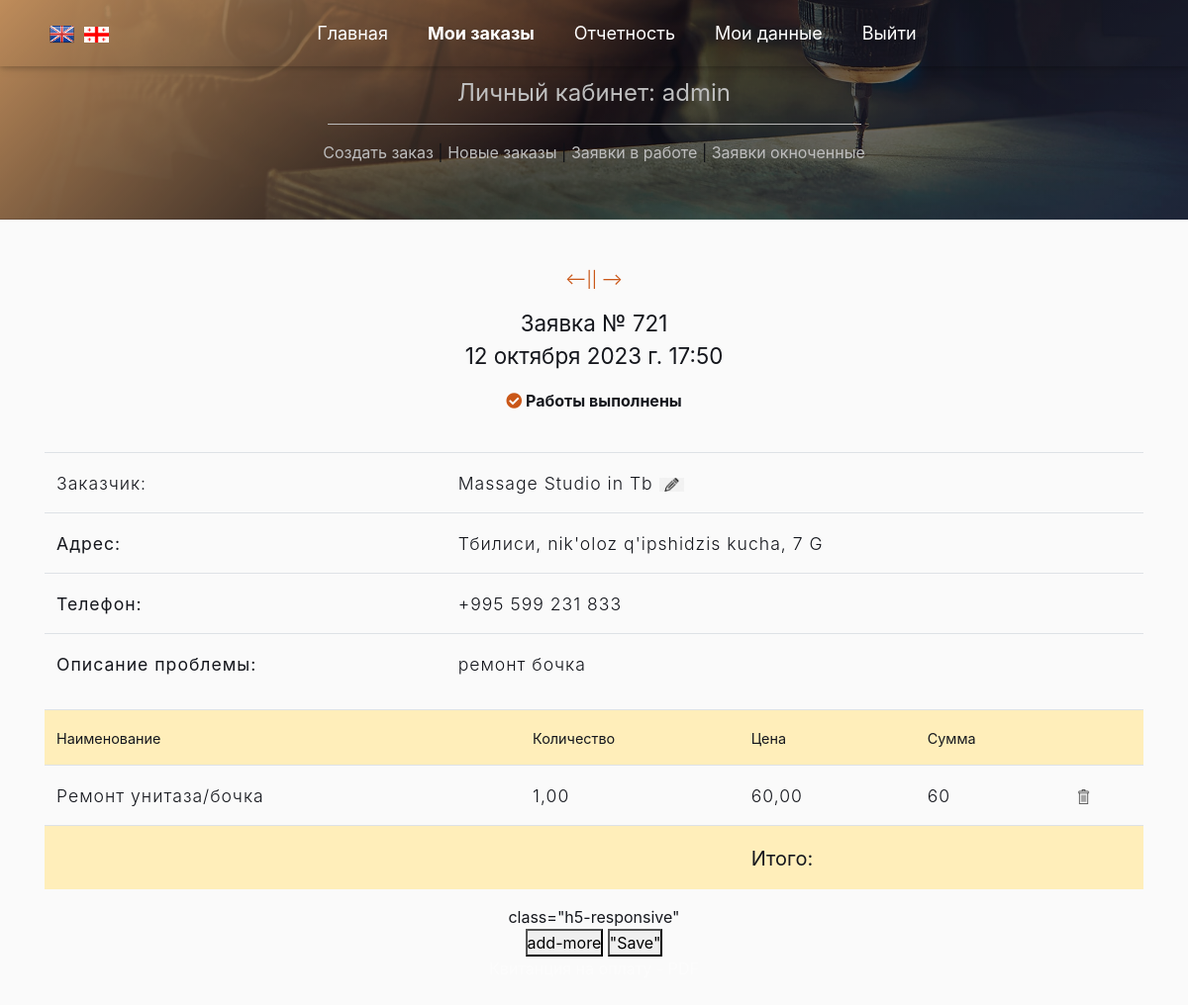
Page /list_order/721 (signed in) on the earlier database version.
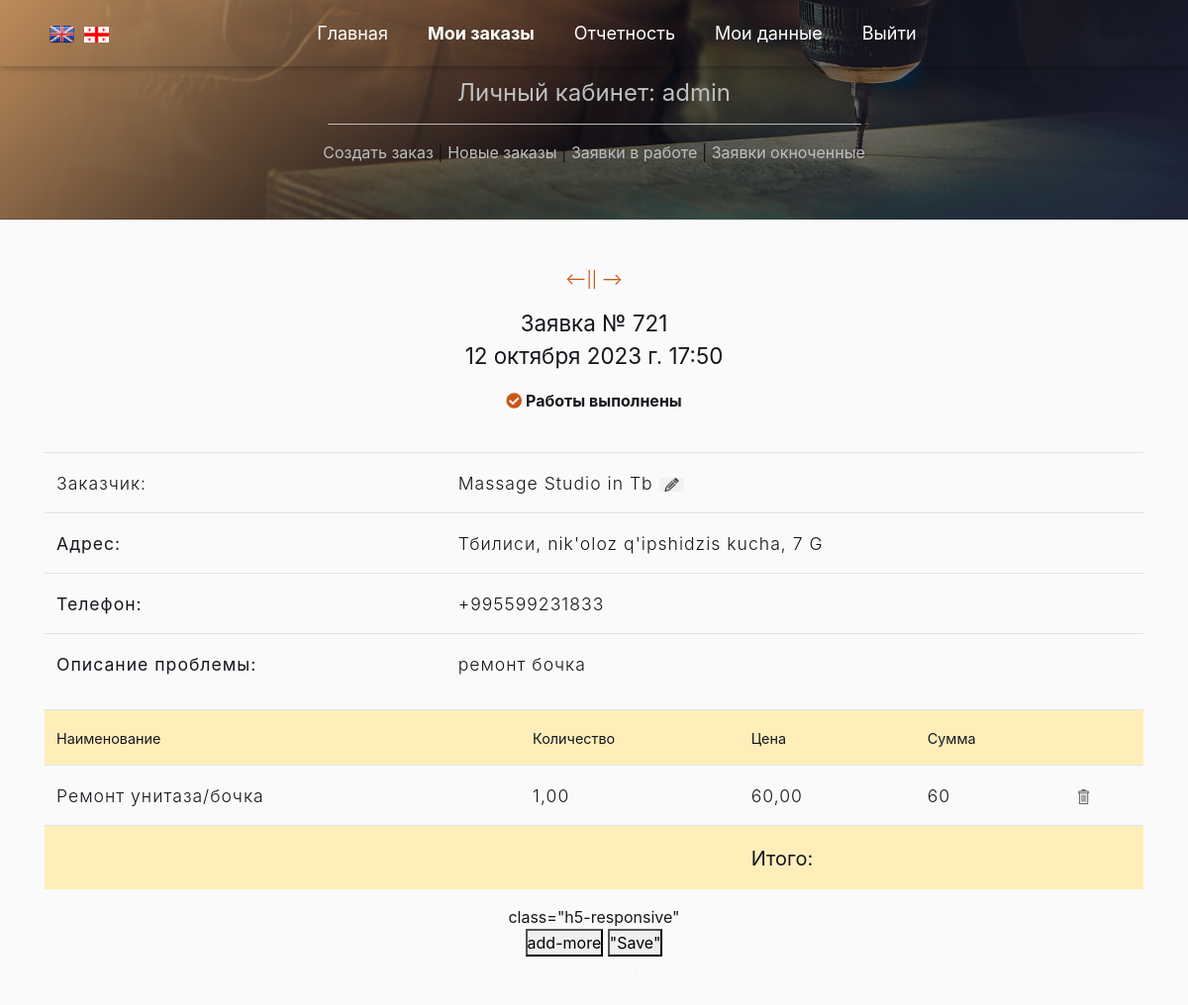
Same page on the later database version.
### app_site/models.py (models this page shows)
class OrderList(models.Model):
    time_in = models.DateTimeField(auto_now_add=True, verbose_name='Дата заказа')
    time_out = models.DateTimeField(null=True, blank=True, verbose_name='Дата выполнения')
    repairer_id = models.ForeignKey(User, on_delete=models.SET_NULL, null=True, blank=True,
                                    verbose_name='Мастер', default='', )
    price = models.DecimalField(decimal_places=2, max_digits=7, null=True, blank=True, verbose_name='Стоимость работ')
    text_order = models.CharField(max_length=1500, verbose_name='Описание проблемы', blank=True, null=True)
    customer_name = models.CharField(max_length=50, verbose_name='Ваше имя')
    customer_phone = models.CharField(max_length=16, verbose_name='Номер телефона')
    customer_telegram = models.CharField(max_length=26, verbose_name='Телеграм', blank=True, null=True)
    customer_code = models.CharField(max_length=16, verbose_name='Код организации', blank=True, null=True)
    address_city = models.CharField(max_length=2, choices=CITY_CHOICES, default='TB', null=True, blank=True,
                                    verbose_name='Город')
    order_status = models.CharField(max_length=3, choices=ORDER_STATUS, default='BEG', null=True, blank=True,
                                    verbose_name='Статус заказа')
    address_street_app = models.CharField(max_length=150, verbose_name='Улица', null=True, blank=True)
    address_num = models.CharField(max_length=10, verbose_name='Номер дома', null=True, blank=True)
    services = models.ManyToManyField('Service', through='Invoice')
    class Meta:
        verbose_name = 'Список заказов'
        verbose_name_plural = 'Список заказов'

### app_site/views.py (the view, shortened to what this page needs)
# urls.py: path('list_order/<int:pk>', InvoiceCreate.as_view(), name='invoice'),
class InvoiceCreate(LoginRequiredMixin, DetailView):
    model = OrderList
    context_object_name = 'info'
    template_name = 'invoice.html'
    def get_context_data(self, **kwargs):
        context = super().get_context_data()
        context['invoice'] = Invoice.objects\
                                    .filter(order_id=self.object.pk)\
                                    .select_related('service_id')\
                                    .defer('service_id__type')\
                                    .annotate(amount=F('price') * F('quantity'))
        InvoiceFormSet = modelformset_factory(Invoice, form=InvoiceForm, extra=0)
        formset = InvoiceFormSet(queryset=Invoice.objects.none())
        context['form'] = formset
        context['type_work'] = WORK_CHOICES
        context['next'] = OrderList.objects.filter(pk__gt=self.object.pk).values('pk').first()
        context['prev'] = OrderList.objects.filter(pk__lt=self.object.pk).order_by('-pk').values('pk').first()
        return context

### app_site/models.py (called while the page is built)
    def __str__(self):
        return f"{self.name}"

### app_site/templatetags/custom_filters.py (called while the page is built)
@register.filter()
def choice_tag(value, A):
    try:
        if A == 'city':
            a = dict(CITY_CHOICES)
        elif A == 'status_order':
            a = dict(ORDER_STATUS)
        elif A == 'month':
            a = dict(MONTH)
        elif A == 'work_type':
            a = dict(WORK_CHOICES)
        return f'{a[value]}'
    except KeyError:
        return f''

### templates/invoice.html (shortened to what this page needs)
{% extends 'flatpages/default_user.html' %}
{% load custom_filters %}
{% load custom_tags %}
{% block body %}
{% if prev.pk %}
<p align="center" class="mycolor">
<a href="{% url 'invoice' prev.pk %}" class="mycolor"><--</a>||
{% endif %}
{% if next.pk %}
<a href="{% url 'invoice' next.pk %}" class="mycolor">--></a>
{% endif %}
</p>
<p class="h4-responsive">Заявка № {{ info.id }}<br>{{ info.time_in }}</p>
{% if info.order_status == 'END' %}
<p><b id="stepstatuswork"><i class="fas fa-check-circle about-text"></i> Работы выполнены</b>
</p>
{% endif %}
<br>
    <table class="table" ><tr>
        <td>Заказчик:</td><td> {{ info.customer_name }}  <a href="../list_order/update/{{ info.pk}}"><img src="/media/images/change.png" width="25" ></a></td>
    </tr>
        <tr>
        <td><b>Адрес: </b></td><td>{{ info.address_city|choice_tag:'city' }}, {{ info.address_street_app }}, {{ info.address_num }}</td>
    </tr>
    <tr>
         <td><b>Телефон:</b></td><td>{{ info.customer_phone }}</td>
    </tr>
    <tr>
         <td><b>Описание проблемы:</b></td><td> {{ info.text_order }}</td>
    </tr>
    </table>
{% if info.order_status == 'SND' %}
<table id="table_invoice" class="hidden">
{% else %}
<table id="table_invoice" class="table" >
{% endif %}
 <tr  class="table-warning">
            <th>Наименование </th>
            <th>Количество </th>
            <th>Цена</th>
            <th >Сумма</th>
            <th > </th>
    </tr>
{% for g in invoice %}
    <tr class="form_text">
            <td name="service_id">{{ g.service_id }} </td>
            <td name="quantity">{{ g.quantity }} </td>
            <td name="price">{{ g.price }}</td>
            <td name="amount">{{ g.amount }}</td>
            <td name="delete"><a href="{% url 'delete-item-of-order' g.pk %}" class="link-delete" ><img src="/media/images/delete.png" width="15"></a></td>
    </tr>
{% endfor %}
    <tr class="table-warning">
<th></th><th class="h5-responsive" ></th>
            <th class="h5-responsive "  >Итого: </th>
            <th class="h5-responsive" id="total" > </th><th></th>
            </tr>
</table>class="h5-responsive"
{% if info.order_status == 'SND' %}
<form action="" method="post" id="id_form" class="hidden">
{% else %}
<form action="" method="post" id="id_form" >
{% endif %}
    <button id="add-more" type="button">add-more</button>
    <button type="submit"> "Save" </button><br>
<a href="pdf/{{ info.id }}">Квитанция на оплату - PDF</a>
</form>
        {% endblock body %}

Differences in the rows shown:
changed OrderList "Massage Studio in Tb": customer_phone "+995 599 231 833" → "+995599231833"
